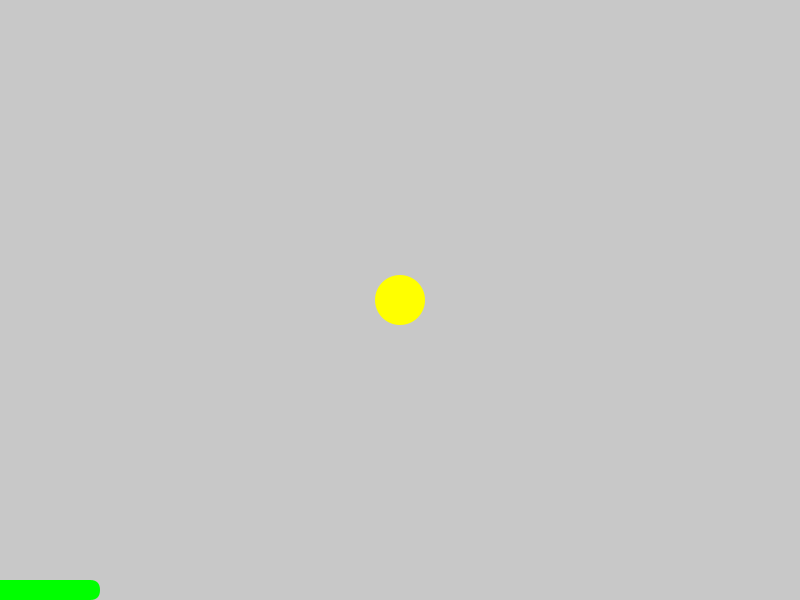
Frame 1 (no input)
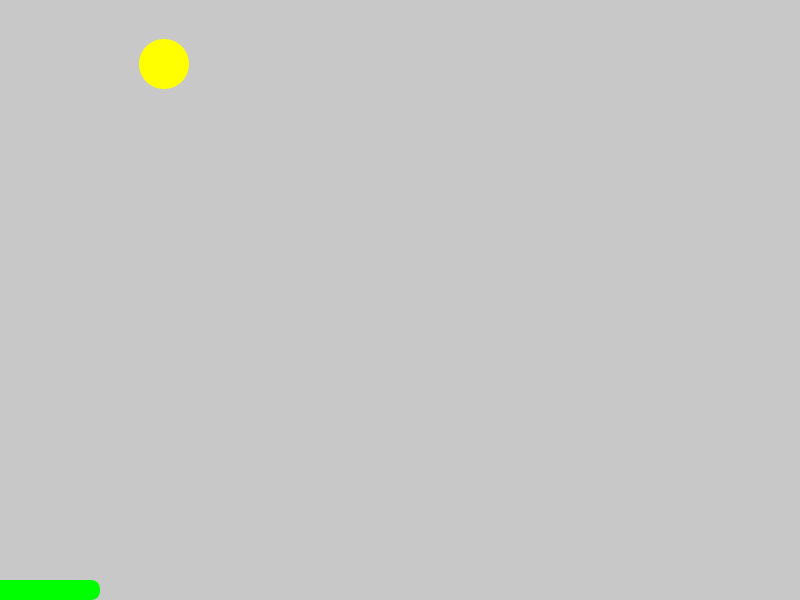
Frame 60 (the mouse pressed at the canvas centre just before this capture)
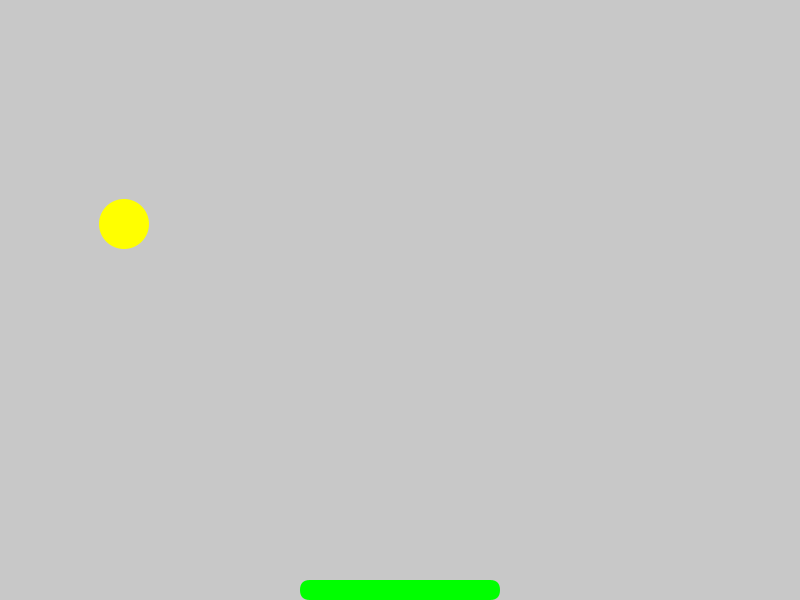
Frame 120 (the mouse held since frame 60 and released just before this capture)

The Processing sketch that drew these frames (run headless with seeded random() and noise(); from frame 60 on, the mouse is pressed at the canvas centre):

// Processing sketch: lecture_11_bouncing_pad
// ── lecture_11_bouncing_pad.pde
int xPos, yPos;
int xDir, yDir;
int diameter;
  
color ballColor, padColor;

int padX, padY;
int padWidth;

void setup(){
  size(800, 600);
  xPos = width / 2;
  yPos = height / 2;
  xDir = -4;
  yDir = -4;
  diameter = 50;
  ballColor = #FFFF00;
  padColor = #00FF00;
  padX = width/2;
  padY = height-20;
  padWidth = 200;
  noStroke();
}

void draw(){
    background(200);
   
    // ball drawing
    fill(ballColor);
    ellipse(xPos, yPos, diameter, diameter); 
    xPos += xDir; //xPos = xPos + xDir;
    yPos += yDir; 
    
    // drawing racket...
    fill(padColor);
    padX = mouseX - padWidth/2;
    rect(padX, padY, padWidth, 20, 15);
    
    // ball bouncing 
    if ( xPos < diameter/2) { // left side check
      xDir *= -1;
      //padWidth = padWidth - 10;
    }
    if ( xPos > width-diameter/2) { // right side check
      xDir *= -1;
      //padWidth = padWidth - 20;
    }
    if ( yPos < diameter/2) {
      yDir *= -1;
    }
    if ( yPos > height-diameter/2 ) {
      yDir *= -1;
    }
    
    if ( xPos > padX &&
         xPos < padX + padWidth &&
         yPos > padY-diameter/2){
           yDir *= -1;
           fill(#FF0000);
           rect(padX+2, padY+2, padWidth-4, 16, 15);
    }
}
